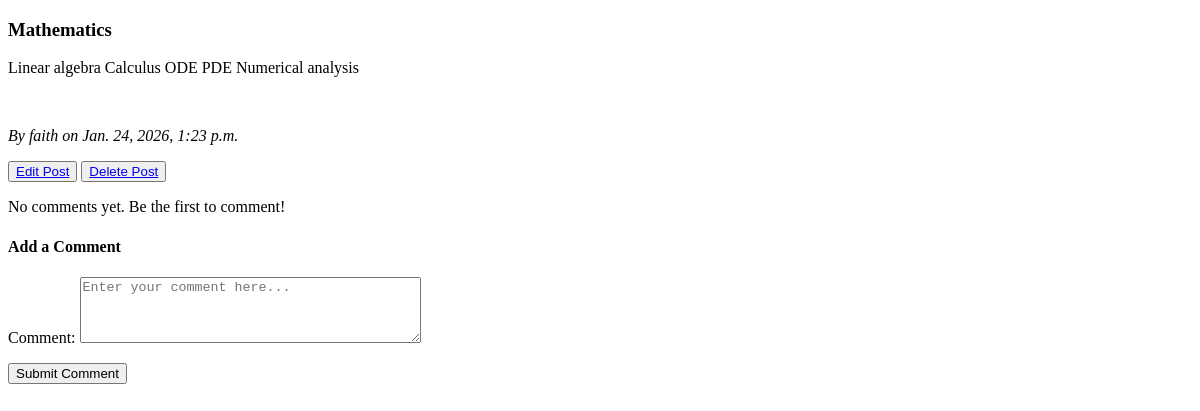
Before: /blog/post/2/ with the older database file.
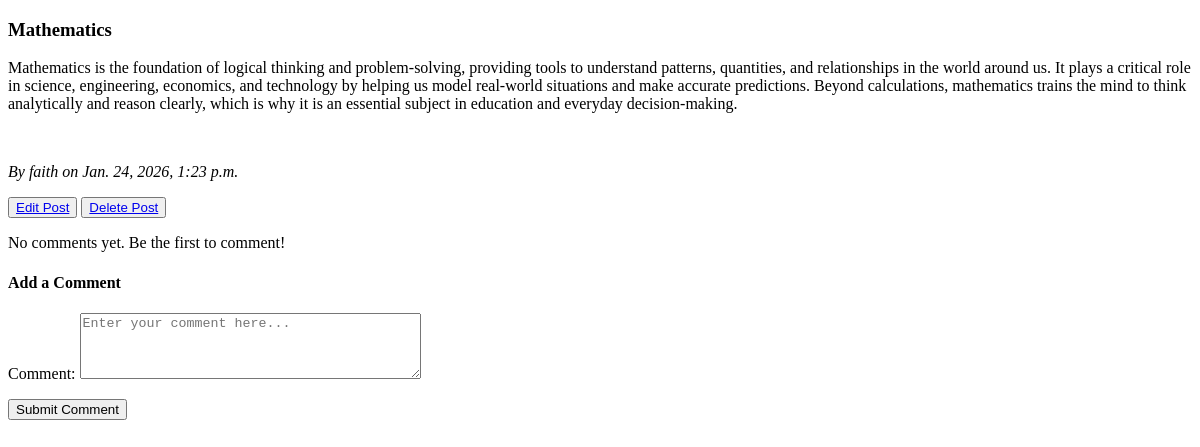
After: the same page with the newer database file.
### blog/models.py (models this page shows, shortened)
class Post(models.Model):
    title=models.CharField(max_length=200)
    author=models.ForeignKey(settings.AUTH_USER_MODEL, on_delete=models.CASCADE)
    content=models.TextField()
    created_at=models.DateTimeField(auto_now_add=True)
    updated_at=models.DateTimeField(auto_now=True)

### blog/views.py (the view)
# urls.py: path('post/<int:pk>/',PostDetail.as_view(), name='post_detail'),
class PostDetail(DetailView):
    model=Post
    template_name='blog/post_detail.html'
    context_object_name = 'post'
    def get_context_data(self, **kwargs):
        context = super().get_context_data(**kwargs)
        context['comment_form'] = CommentForm()
        return context

### blog/forms.py
class CommentForm(forms.ModelForm):
    class Meta:
        model = Comment
        fields = ['content']
        widgets = {
            'content': forms.Textarea(attrs={'class': 'form-control', 'rows': 4, 'placeholder': 'Enter your comment here...'}),
        }
        labels = {
            'content': 'Comment',
        }

### blog/templates/blog/post_detail.html (shortened to what this page needs)
{% extends 'blog/main.html' %}
{% block content %}
    <h3>{{ post.title }}</h3>
    <p>{{ post.content }}</p><br>
    <p><em>By {{ post.author }} on {{ post.created_at }}</em></p>
    <button><a href="{% url 'update_post' post.pk %}">Edit Post</a></button>
    <button><a href="{% url 'delete_post' post.pk %}">Delete Post</a></button>
    {% if post.comments.exists %}
    {% for comment in post.comments.all %}
        <div class="comment">
            <p><strong>{{ comment.author.username }}</strong> said:</p>
            <p>{{ comment.content }}</p>
            <small>{{ comment.created_at|date:"M d, Y H:i" }}</small>
                <p>
                    <a href="{% url 'update_comment' comment.pk %}">Edit</a> |
                    <a href="{% url 'delete_comment' comment.pk %}">Delete</a>
                </p>
            <hr>
        </div>
    {% endfor %}
{% else %}
    <p>No comments yet. Be the first to comment!</p>
{% endif %}
<h4>Add a Comment</h4>
    <form method="POST" action="{% url 'create_comment' post.pk %}">
        {{comment_form.as_p }}
        <button type="submit" class="btn btn-primary">Submit Comment</button>
    </form>
{% endblock %}

Changed rows visible on the page:
changed Post "Mathematics": content "Linear algebra Calculus ODE PDE Numerical analysis" → "Mathematics is the foundation of logical thinking and problem-solving, providing tools to understand patterns, quantities, and relationships in the world around us. It plays a critical role in science, engineering, economics, and technology by helping us model real-world situations and make accurate predictions. Beyond calculations, mathematics trains the mind to think analytically and reason clearly, which is why it is an essential subject in education and everyday decision-making."
